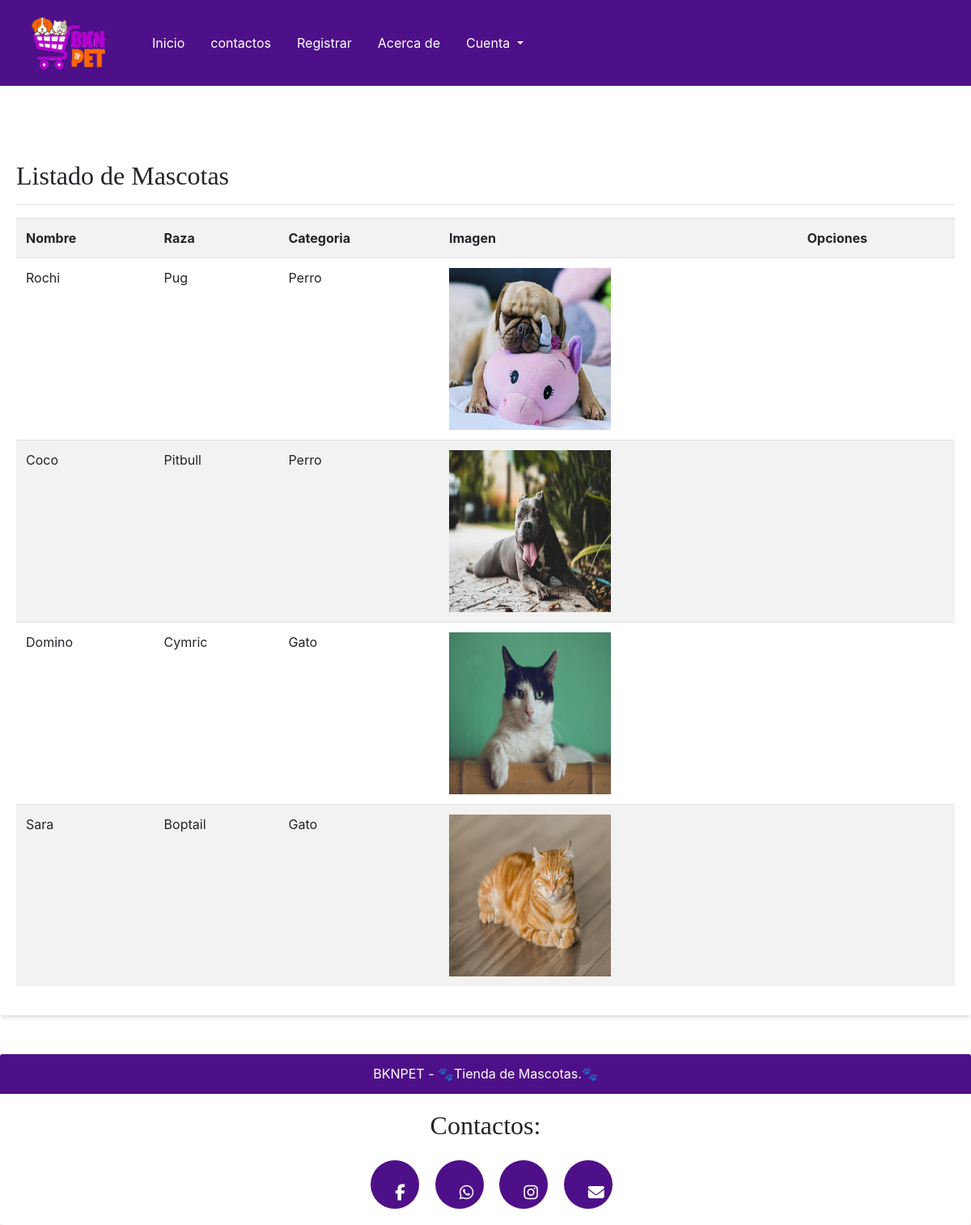
The app's page /listar_mascota/ with its own data.
### app/models.py (models this page shows, shortened)
class Mascota(models.Model):
    categoria = models.ForeignKey(Categoria, on_delete=models.PROTECT)
    raza = models.CharField(max_length=30)
    nombre = models.CharField(max_length=30)
    sexo = models.CharField(max_length=10, null=True)
    descripcion = models.TextField()
    imagen = models.ImageField(upload_to="mascotas", null=True)

class Categoria(models.Model):
    nombre = models.CharField(max_length=50)
    def __str__(self):
        return self.nombre

### app/views.py (the view)
# urls.py: path('listar_mascota/', listar_mascota, name="listar_mascota"),
def listar_mascota(request):
    mascotas = Mascota.objects.all()
    data = {
        'mascotas' : mascotas
    }
    return render(request, 'ADOP/listar_pet.html', data)

### app/templates/ADOP/listar_pet.html (shortened to what this page needs)
{%extends 'app/base.html'%}
{% load static %}
{% block css %}
<link rel="stylesheet" href="https://cdn.jsdelivr.net/npm/bootstrap@4.0.0/dist/css/bootstrap.min.css"
integrity="sha384-Gn5384xqQ1aoWXA+058RXPxPg6fy4IWvTNh0E263XmFcJlSAwiGgFAW/dAiS6JXm">
<link rel="stylesheet" href="{% static 'app/css/estilos_3.css' %}">
<link rel="stylesheet" href="{% static 'app/css/estilos_1.css'%}">
{% endblock %}
{% block contenido %}
{% load humanize %}
<br><br><br>
<div class="card">
    <div class="card-body">
        <h2>Listado de Mascotas</h2>
        <hr>
        <table class="table table-striped table-hover table-responsive-sm">
            <tr>
                <th>Nombre</th>
                <th>Raza</th>
                <th>Categoria</th>
                <th>Imagen</th>
                <th>Opciones</th>
            </tr>
            {% for m in mascotas %}
            <tr>
                <td>{{ m.nombre | title }}</td>
                <td>{{ m.raza | title }}</td>
                <td>{{ m.categoria | title }}</td>
                <td><img src= "/media/{{ m.imagen }}" style="width: 200px; height: 200px"/></td>
                <td>
                </td>
            </tr>
            {% endfor %}
        </table>
    </div>
</div>
{% endblock %}

### app/static/app/css/estilos_1.css (style rules this page uses)
body { margin: 0cm; }
.card { border: 0 !important; box-shadow: 0 4px 6px -1px rgba(0,0,0,0.1), 0 2px 4px -1px rgba(0,0,0,0.06); }
#container_01 h1,h2 { font-family: cursive; }

### records on screen
Mascota: nombre "Rochi", raza "Pug", categoria "Perro", imagen (picture)
Mascota: nombre "Coco", raza "Pitbull", categoria "Perro", imagen (picture)
Mascota: nombre "Domino", raza "Cymric", categoria "Gato", imagen (picture)
Mascota: nombre "Sara", raza "Boptail", categoria "Gato", imagen (picture)
